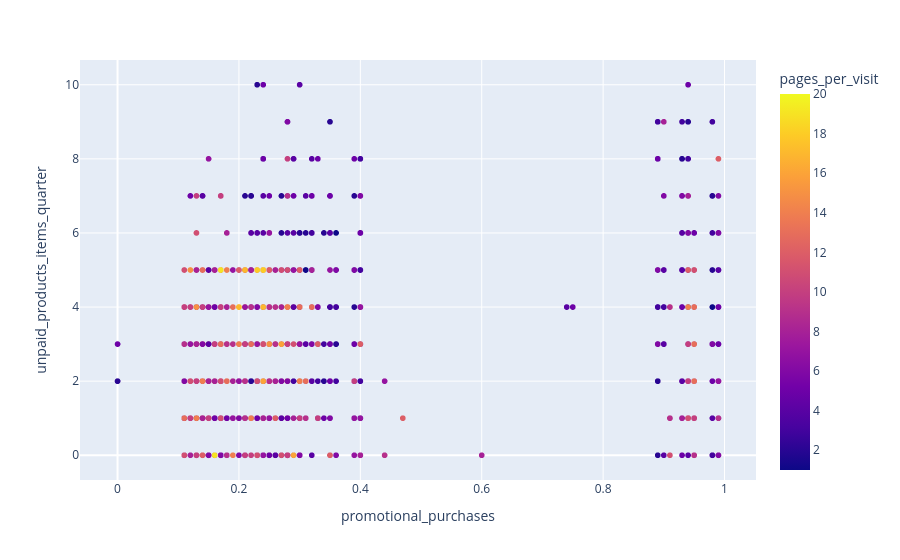

Notebook code for this chart:
### Markdown cell above
У акционных покупателей, в корзине у которых находится больше 5 товаров, замечено небольшое снижение активности.

### Code cell
#pages_per_visit
fig = px.scatter(market_file, x="promotional_purchases", y="unpaid_products_items_quarter", color="pages_per_visit")
fig.show()

### Figure 1 — Plotly figure (JSON) as saved in the notebook; plotly's stock layout.template omitted (floating-point values rounded to 4 significant figures; data arrays with more than 128 entries replaced by an {"elided": "..."} marker saying what was removed)
{"data": [{"hovertemplate": "promotional_purchases=%{x}<br>unpaid_products_items_quarter=%{y}<br>pages_per_visit=%{marker.color}<extra></extra>", "legendgroup": "", "marker": {"color": {"elided": "1300 int values"}, "coloraxis": "coloraxis", "symbol": "circle"}, "mode": "markers", "name": "", "showlegend": false, "type": "scattergl", "x": {"elided": "1300 float values"}, "xaxis": "x", "y": {"elided": "1300 int values"}, "yaxis": "y"}], "layout": {"coloraxis": {"colorbar": {"title": {"text": "pages_per_visit"}}, "colorscale": [[0, "#0d0887"], [0.1111, "#46039f"], [0.2222, "#7201a8"], [0.3333, "#9c179e"], [0.4444, "#bd3786"], [0.5556, "#d8576b"], [0.6667, "#ed7953"], [0.7778, "#fb9f3a"], [0.8889, "#fdca26"], [1, "#f0f921"]]}, "legend": {"tracegroupgap": 0}, "margin": {"t": 60}, "xaxis": {"anchor": "y", "domain": [0, 1], "title": {"text": "promotional_purchases"}}, "yaxis": {"anchor": "x", "domain": [0, 1], "title": {"text": "unpaid_products_items_quarter"}}}}
